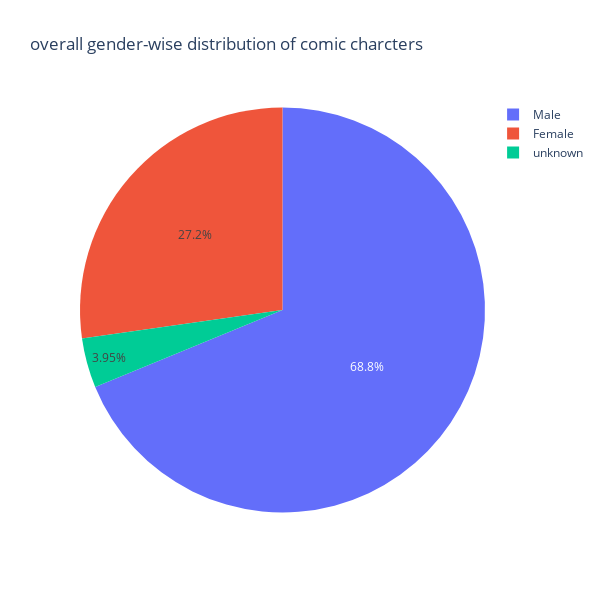

Notebook code for this chart:
### Code cell
gender_series = heroes['Gender'].value_counts()

genders = list(gender_series.index)

distribution = list((gender_series/gender_series.sum())*100)

draw = go.Pie(labels=genders, values=distribution)

layout = go.Layout(
    title='overall gender-wise distribution of comic charcters',
    height=600,
    width=600
)

data_obj = [draw]

fig = go.Figure(data=data_obj, layout=layout)
py.iplot(fig, filename='gender-wise distribution of comic charcters')

### Figure 1 — Plotly figure (JSON) as saved in the notebook; plotly's stock layout.template omitted (floating-point values rounded to 4 significant figures)
{"data": [{"labels": ["Male", "Female", "unknown"], "type": "pie", "values": [68.8, 27.25, 3.951]}], "layout": {"height": 600, "title": {"text": "overall gender-wise distribution of comic charcters"}, "width": 600}}
